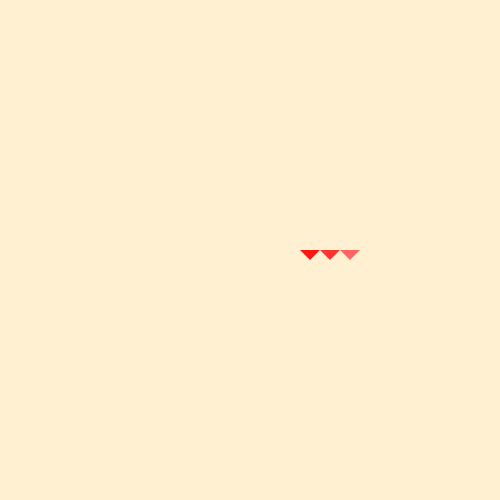
Frame 1 (no input)
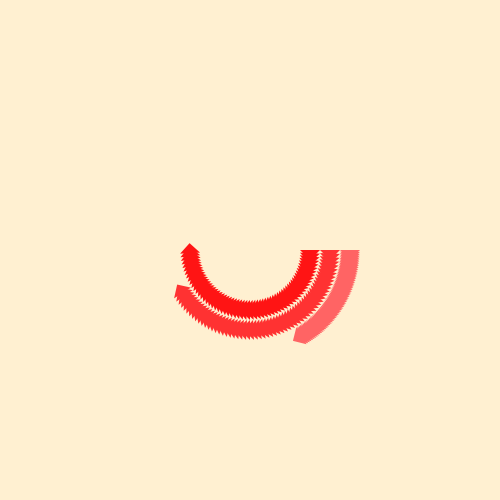
Frame 60 (the mouse pressed at the canvas centre just before this capture)
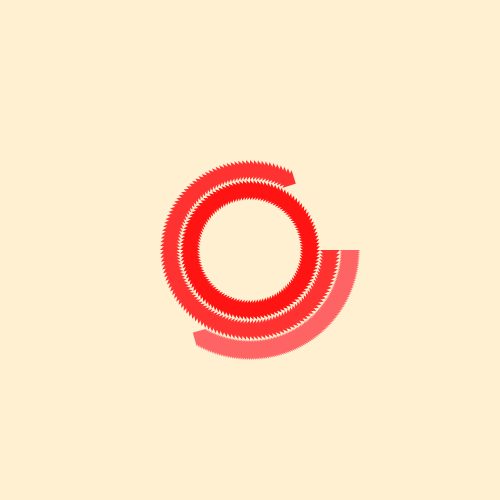
Frame 120 (the mouse held since frame 60 and released just before this capture)

The Processing sketch that drew these frames (run headless with seeded random() and noise(); from frame 60 on, the mouse is pressed at the canvas centre):

// Processing sketch: vector_rotation_3
// ── vector_rotation_3.pde
PVector offset=new PVector(60, 0);
PVector offset2=new PVector(80, 0);
PVector offset3=new PVector(100, 0);


PVector center=new PVector(0, 0);
float radius=10;

color col1=color(255, 20, 20);
color col2=color(255, 50, 50);
color col3=color(255, 100, 100);

float speed3=1;
float heading3Before=0;

void setup() {
  size(500, 500);
  center.set(width/2, height/2);
  noStroke();
  background(255, 240, 209);
  //frameRate(20);
}

void draw() {






  PVector position=PVector.add(offset, center); 
  PVector position2=PVector.add(offset2, center); 
  PVector position3=PVector.add(offset3, center); 

  //ellipse(position.x, position.y, radius*2, radius*2);
  fill(col1);
  pushMatrix();
  translate(position.x, position.y);
  rotate(offset.heading());
  triangle(-10, 0, 10, 0, 0, 10);
  popMatrix();




  //ellipse(position.x, position.y, radius*2, radius*2);
  fill(col2);
  pushMatrix();
  translate(position2.x, position2.y);
  rotate(offset2.heading());
  triangle(-10, 0, 10, 0, 0, 10);
  popMatrix();

float delta=heading3Before-offset3.heading();
  println(offset3.heading()+" "+heading3Before+" "+delta);
  if (heading3Before>offset3.heading()) {
    col3=color(random(255), random(255), random(255));
  }


  //ellipse(position.x, position.y, radius*2, radius*2);
  fill(col3);
  pushMatrix();
  translate(position3.x, position3.y);
  rotate(offset3.heading());
  triangle(-10, 0, 10, 0, 0, 10);
  popMatrix();

  heading3Before=offset3.heading();

  offset.rotate(radians(3));  
  offset2.rotate(radians(2.5));
  offset3.rotate(radians(speed3));
}

float truncate( float x ) {
  return round( x * 1000.0f ) / 1000.0f;
}
